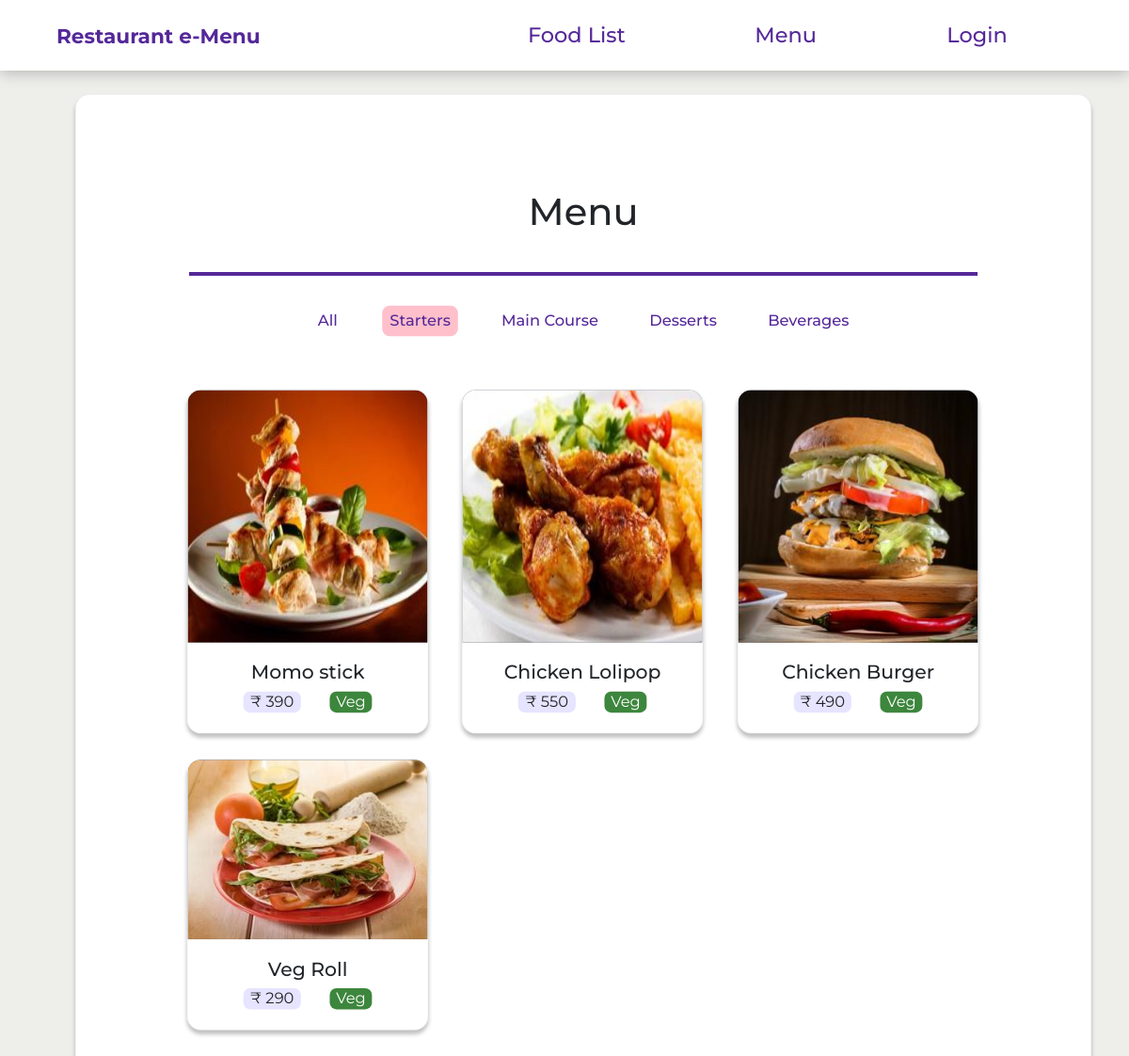
The app's page /food/starters with its own data.
### rms_app/models.py (models this page shows, shortened)
class Food(models.Model):
    food_item = models.CharField(max_length=100)
    per_price = models.PositiveIntegerField()
    food_type = models.CharField(max_length=100, default="None", choices=FOOD_TYPES)
    food_source = models.CharField(max_length=100, default="Veg", choices=FOOD_SOURCE)
    food_availability = models.CharField(max_length=100, default="Yes", choices=FOOD_AVAILABILITY)
    food_img = models.ImageField(default="default_food.jpg", upload_to="food_pics")

### rms_app/views.py (the view)
# urls.py: path("food/starters", FoodImgViewStarter.as_view(), name="rms-food_starters"),
class FoodImgViewStarter(ListView):
    model = Food
    template_name = "rms_app/food_starters.html"
    context_object_name = "food_obj"

### rms_app/templates/rms_app/food_starters.html (shortened to what this page needs)
{% extends "rms_app/base.html" %}
{% block content %}
{% load static %}
<div class="foodtable">
    <section id="food-section">
        {% if food_obj %}
        <h1 class="avail">Menu</h1>
        <br>
        <div class="food-types">
            <a href="{% url 'rms-food' %}">All</a>
            <a href="{% url 'rms-food_starters' %}" style="background-color: pink">Starters</a>
            <a href="{% url 'rms-food_maincourse' %}">Main Course</a>
            <a href="{% url 'rms-food_desserts' %}">Desserts</a>
            <a href="{% url 'rms-food_beverages' %}">Beverages</a>
        </div>
        <div class="food-list">
            {% for food_item in food_obj  %}
                {% if food_item.food_type == 'Starters' %}
                <div class="food-card">
                    <div id="img">
                        <img src="{{ food_item.food_img.url }}" alt="">
                    </div>
                    <div class="food-info">
                        <h5 class="food-title">{{ food_item.food_item}} </h5>
                        <div class="food-price-source-box">
                            <div class="food-price" style="background-color: var(--price-color); width: 60px"><span>&#8377;</span> {{ food_item.per_price}} </div>
                            {% if food_item.food_source == 'Veg' %}
                                <div class="food-source" style="background-color: var(--veg-color); width: 44px" >{{ food_item.food_source}} </div>
                            {% else %}
                                <div class="food-source" style="background-color: var(--non-veg-color); width: 85px">{{ food_item.food_source}} </div>
                            {% endif %}
                        </div>
                    </div>
                </div>
                {% endif %}
            {% endfor %}
        </div>
        {% endif %}
    </section>
</div>
{% endblock content %}

### rms_app/static/rms_app/main.css (style rules this page uses)
html { scroll-behavior: smooth; }
* { border: 0; margin: 0; box-sizing: border-box; font-family: "Montserrat", "Lato" sans-serif; }
body { height:100%; background-color: var(--bg-color); }
:root { --main-color: #552899; --column-color: rgb(241, 164, 177); --bg-color: #eeefeb; --img-color: #616a76; --content-color: #040f0f; --veg-color: rgb(61, 134, 61); --non-veg-color: rgb(180, 66, 64); --price-color: rgb(230, 228, 255); --head-font: "Montserrat", sans-serif; --text-font: "Lato", sans-serif; --shadow: 0px 4px 4px 0px rgba(0, 0, 0, 0.25); }
a { position: relative; font-family: var(--head-font); font-weight: 450; text-decoration:var(--main-color); }
a:not(.navbar-header) { display: inline-block; border-radius: 8px; padding: 4px 8px 4px 8px; color: var(--main-color); background-color: #ffffff; border-color: var(--main-color); transform: scale(1.02); box-shadow: none; transition: all 0.2s ease-in; }
.foodtable { background: transparent; padding: 0px 120px ; border: 1px solid #dddddd; position: relative; top:100px; left:80px; margin-bottom: 20px; text-align: center; width:90%; border-radius: 15px; background-color: white; border: 1px solid #22222210; box-shadow: var(--shadow); }
#food-section { text-align: center; align-items: center; justify-content: center; padding-top: 100px; }
.avail { font-family: var(--head-font); width: 100%; font-style: normal; border-bottom: 4px solid; padding-bottom: 40px; border-color: var(--main-color); }
.food-types { display: flex; gap: 40px; text-align: center; align-items: center; justify-content: center; }
.food-card { display: flex; flex-direction: column; text-align: center; width: 20%; height: 38%; min-width: 100%; min-height: 100%; border-radius: 15px; overflow: hidden; background-color: white; border: 1px solid #22222210; transform: scale(1.02); box-shadow: var(--shadow); transition: all 0.2s ease-in; }
.food-list { margin-top: 60px; margin-bottom: 50px; display: grid; grid-template-columns: repeat(3, 30.1%); grid-gap: 4.8%; }
.food-info { padding: 5px; margin-top: 14px; font-family: var(--head-font); background-color: transparent; font-style: normal; font-weight: normal; line-height: 22px; }
.food-title { font-weight: 500; background-color: transparent; }
.food-price-source-box { display: inline-flex; gap: 30px; }
.food-price { background-color: #616a76; border-radius: 7px; line-height: 22px; background-color: transparent; }
.food-source { color: white; border-radius: 7px; }
#img { display: flex; justify-content: center; align-items: center; overflow: hidden; width: 100%; height: 75%; background: var(--img-color); }
img:not(.account-img) { min-width: 100%; min-height: 100%; }

### records on screen
Food: food_img (picture), food_item "Momo stick", per_price "390", food_source "Veg"
Food: food_img (picture), food_item "Chicken Lolipop", per_price "550", food_source "Veg"
Food: food_img (picture), food_item "Chicken Burger", per_price "490", food_source "Veg"
Food: food_img (picture), food_item "Veg Roll", per_price "290", food_source "Veg"
